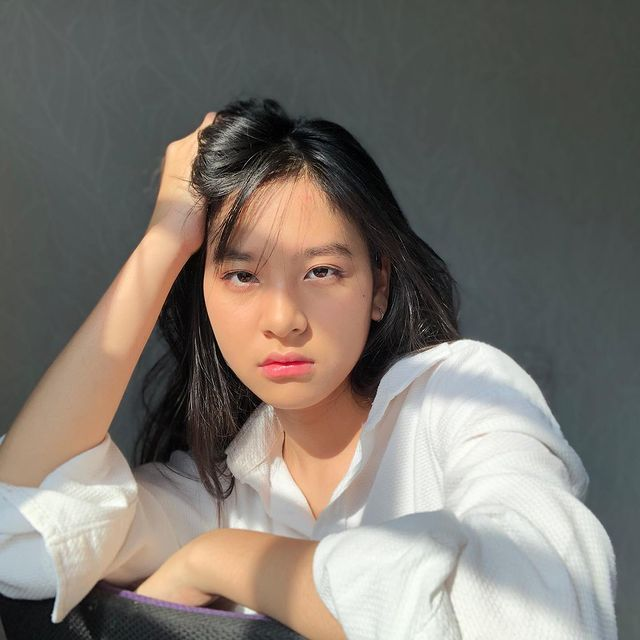
#> input picture 1207070103_Reza Fajriatul Haq/Image/zee.jpeg, 640 x 640 px
$ python '01-EKSTRASI FITUR LBP.py'
#> lines starting #> are read from the running program, lines starting #| are printed output that depends on the picture
import cv2
import numpy as np
from matplotlib import pyplot as plt

def get_pixel(img, center, x, y):
    new_value = 0
    try:
        if img[x][y] >= center:
            new_value = 1
    except IndexError:
        pass
    return new_value

def lbp_calculated_pixel(img, x, y):
    '''
    Format :
    64 | 128 | 1
    ----------------
    32 | 0 | 2
    ----------------
    16 | 8 | 4
    '''
    center = img[x][y]
    val_ar = []
    val_ar.append(get_pixel(img, center, x-1, y+1)) # top_right
    val_ar.append(get_pixel(img, center, x, y+1)) # right
    val_ar.append(get_pixel(img, center, x+1, y+1)) # bottom_right
    val_ar.append(get_pixel(img, center, x+1, y)) # bottom
    val_ar.append(get_pixel(img, center, x+1, y-1)) # bottom_left
    val_ar.append(get_pixel(img, center, x, y-1)) # left
    val_ar.append(get_pixel(img, center, x-1, y-1)) # top_left

    power_val = [1, 2, 4, 8, 16, 32, 64, 128]
    val = 0
    for i in range(len(val_ar)):
        val += val_ar[i] * power_val[i]

    return val

# [36 lines left out: function show_output, not called in this run]

image_file = 'Image/zee.jpeg'
img_bgr = cv2.imread(image_file)
#> img_bgr is the input picture: shape (640, 640, 3); mean B, G, R 109.8, 117, 123.4
height, width, channel = img_bgr.shape
#> height = 640; width = 640; channel = 3
img_gray = cv2.cvtColor(img_bgr, cv2.COLOR_BGR2GRAY)
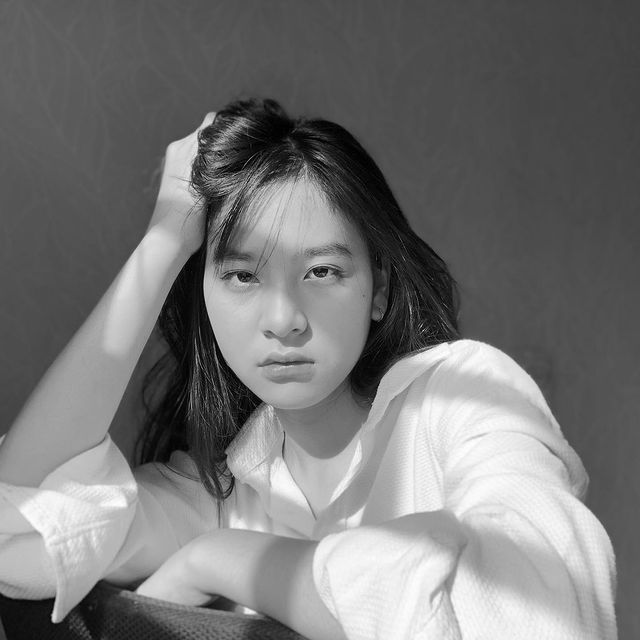
#> img_gray: shape (640, 640); min 0, max 255, mean 118.1
img_lbp = np.zeros((height, width, 3), np.uint8)

for i in range(0, height):
    for j in range(0, width):
#> (the run stopped early here; a loop or call above may not have finished)
